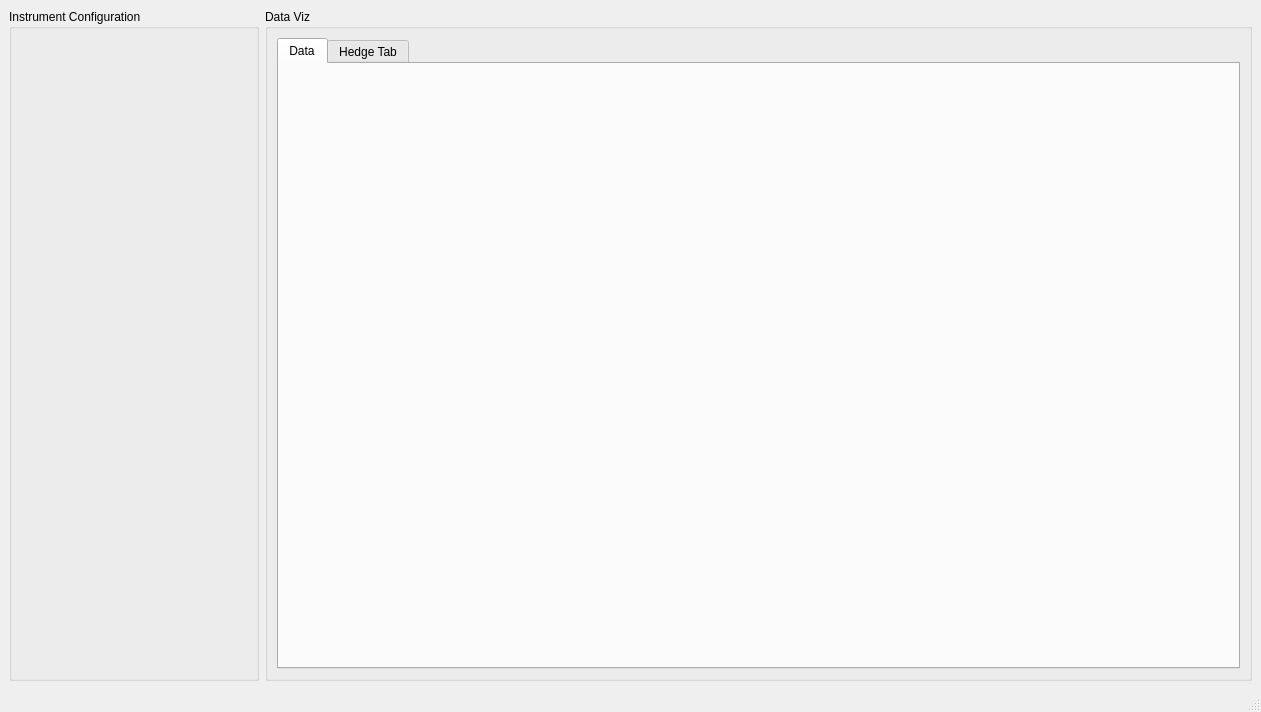
<?xml version="1.0" encoding="UTF-8"?>
<ui version="4.0">
 <class>MainWindow</class>
 <widget class="QMainWindow" name="MainWindow">
  <property name="geometry">
   <rect>
    <x>0</x>
    <y>0</y>
    <width>1261</width>
    <height>712</height>
   </rect>
  </property>
  <property name="windowTitle">
   <string>MainWindow</string>
  </property>
  <widget class="QWidget" name="centralwidget">
   <layout class="QHBoxLayout" name="horizontalLayout">
    <item>
     <widget class="QGroupBox" name="instrumentGroupbox">
      <property name="minimumSize">
       <size>
        <width>250</width>
        <height>0</height>
       </size>
      </property>
      <property name="maximumSize">
       <size>
        <width>320</width>
        <height>16777215</height>
       </size>
      </property>
      <property name="title">
       <string>Instrument Configuration</string>
      </property>
      <layout class="QVBoxLayout" name="verticalLayout">
       <item>
        <layout class="QVBoxLayout" name="instrumentsLayout"/>
       </item>
      </layout>
     </widget>
    </item>
    <item>
     <widget class="QGroupBox" name="groupBox_2">
      <property name="title">
       <string>Data Viz</string>
      </property>
      <layout class="QVBoxLayout" name="verticalLayout_3">
       <item>
        <widget class="QTabWidget" name="tabWidget">
         <property name="currentIndex">
          <number>0</number>
         </property>
         <widget class="QWidget" name="tab">
          <attribute name="title">
           <string>Data</string>
          </attribute>
          <layout class="QHBoxLayout" name="horizontalLayout_2">
           <item>
            <layout class="QVBoxLayout" name="plotsLayout"/>
           </item>
          </layout>
         </widget>
         <widget class="QWidget" name="tab_2">
          <attribute name="title">
           <string>Hedge Tab</string>
          </attribute>
          <layout class="QHBoxLayout" name="horizontalLayout_3">
           <item>
            <layout class="QVBoxLayout" name="hedgeLayout"/>
           </item>
          </layout>
         </widget>
        </widget>
       </item>
      </layout>
     </widget>
    </item>
   </layout>
  </widget>
  <widget class="QMenuBar" name="menubar">
   <property name="geometry">
    <rect>
     <x>0</x>
     <y>0</y>
     <width>1261</width>
     <height>21</height>
    </rect>
   </property>
  </widget>
  <widget class="QStatusBar" name="statusbar"/>
 </widget>
 <resources/>
 <connections/>
</ui>
